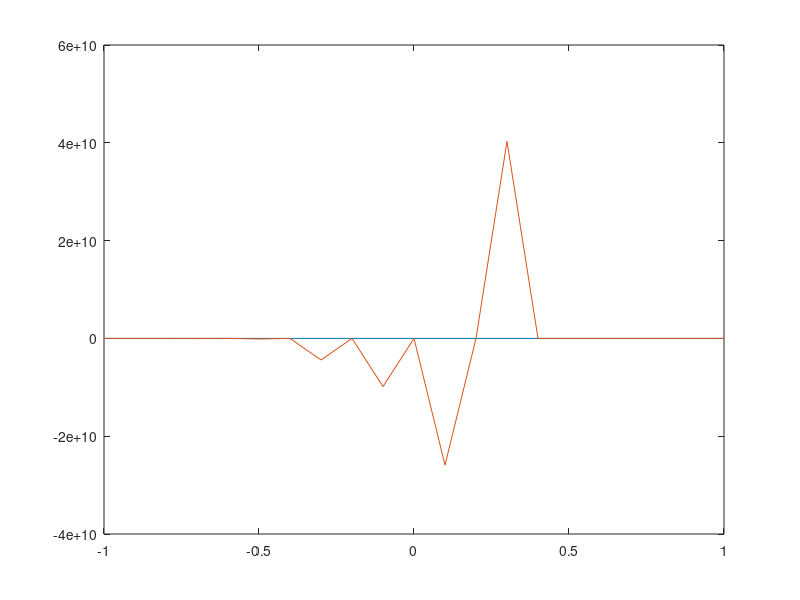
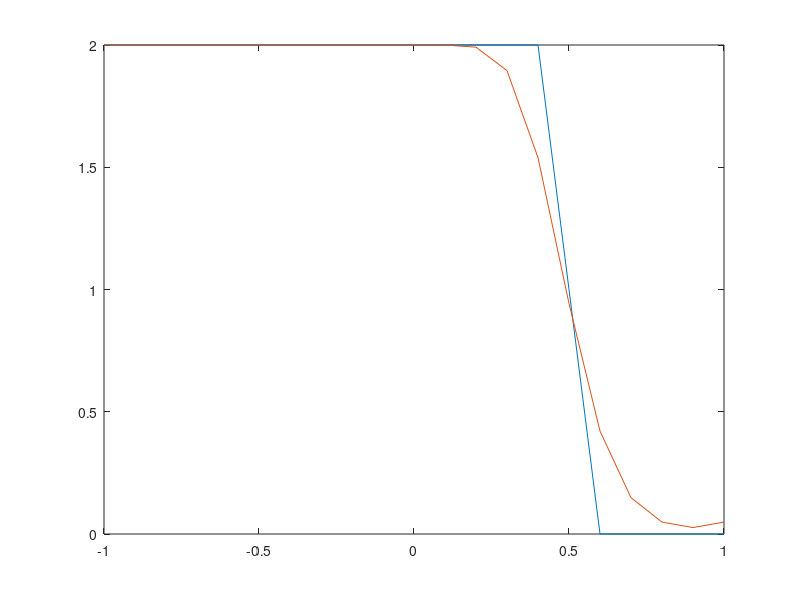
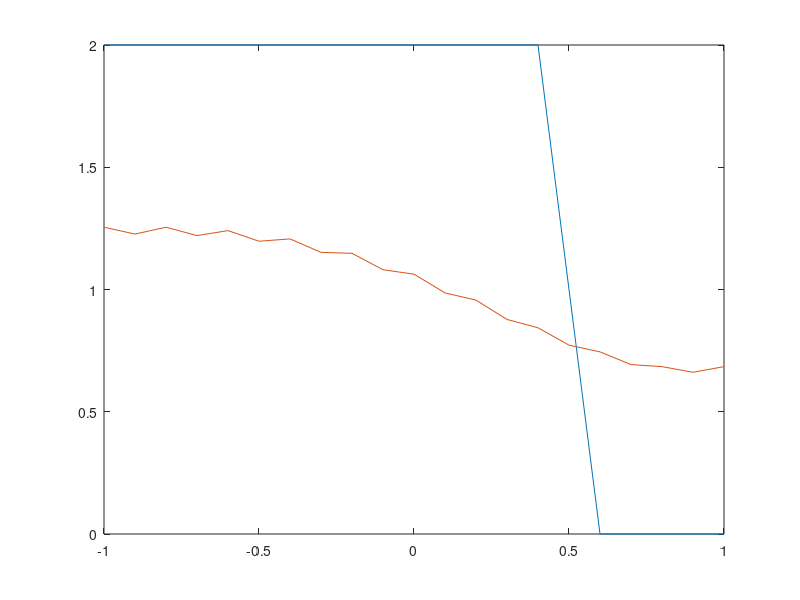

The MATLAB script that drew these images, in order:
% We can see that for mu=1 the scheme is not stable. However for
% mu=0.1,0.5, the solution is quite accurate with the best solution being
% using mu=0.5

f=@(u) 0.5.*u.^2;
a=1;
c=1;
x0=-0.5;

mus=[1 0.5 0.1];
for mu_index=1:3
    mu = mus(mu_index);
    h  = 0.1;
    k=h.*mu;
    mu = k/h;
    t = [0:k:1];
    t_len = size(t,2)-1;
    x = [-1:h:1];
    x_len = size(x,2)-1;

    u0 = a-sign(x-x0).*c;

    for i=1:t_len
        u0(1) = u0(3);
        u0(end) = u0(end-2);
        newu = zeros(size(u0));
        newu(2:end-1) = newu(2:end-1) - 0.5.*mu.*f(u0(3:end)) + 0.5.*u0(3:end) + 0.5.*mu.*f(u0(1:end-2)) + 0.5.*u0(1:end-2);
        u0 = newu;
        u0(1) = u0(3);
        u0(end) = u0(end-2);
    end
    
    figure;
    plot(x,a-sign(x-a-x0));
    hold on;
    plot(x,u0);
end
